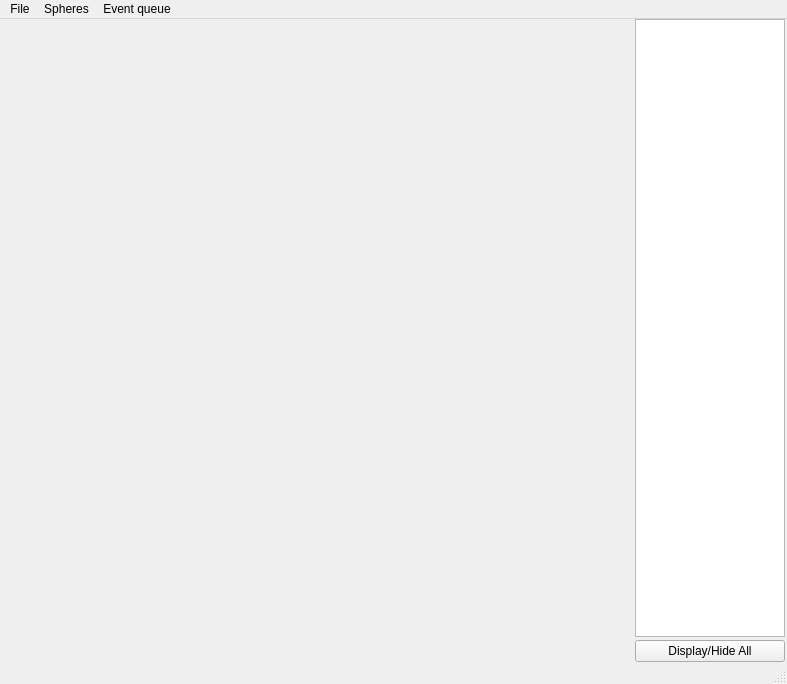
<?xml version="1.0" encoding="UTF-8"?>
<ui version="4.0">
 <class>MainWindow</class>
 <widget class="QMainWindow" name="MainWindow">
  <property name="geometry">
   <rect>
    <x>0</x>
    <y>0</y>
    <width>787</width>
    <height>684</height>
   </rect>
  </property>
  <property name="minimumSize">
   <size>
    <width>561</width>
    <height>221</height>
   </size>
  </property>
  <property name="windowTitle">
   <string>Thickness diagram interface</string>
  </property>
  <widget class="QWidget" name="centralWidget">
   <layout class="QGridLayout" name="gridLayout">
    <property name="margin">
     <number>0</number>
    </property>
    <property name="spacing">
     <number>0</number>
    </property>
    <item row="0" column="0">
     <layout class="QHBoxLayout" name="horizontalLayout">
      <property name="spacing">
       <number>0</number>
      </property>
      <property name="sizeConstraint">
       <enum>QLayout::SetMaximumSize</enum>
      </property>
      <property name="leftMargin">
       <number>2</number>
      </property>
      <property name="rightMargin">
       <number>2</number>
      </property>
      <item>
       <widget class="QGLViewer" name="viewer">
        <property name="sizePolicy">
         <sizepolicy hsizetype="Expanding" vsizetype="Preferred">
          <horstretch>0</horstretch>
          <verstretch>0</verstretch>
         </sizepolicy>
        </property>
       </widget>
      </item>
      <item>
       <widget class="QWidget" name="verticalLayout_widget" native="true">
        <property name="maximumSize">
         <size>
          <width>150</width>
          <height>16777215</height>
         </size>
        </property>
        <layout class="QVBoxLayout" name="verticalLayout">
         <property name="spacing">
          <number>3</number>
         </property>
         <property name="margin">
          <number>0</number>
         </property>
         <item>
          <widget class="QListWidget" name="sphereListWidget">
           <property name="contextMenuPolicy">
            <enum>Qt::CustomContextMenu</enum>
           </property>
           <property name="selectionMode">
            <enum>QAbstractItemView::ExtendedSelection</enum>
           </property>
          </widget>
         </item>
         <item>
          <widget class="QPushButton" name="toggleCheckBtn">
           <property name="text">
            <string>Display/Hide All</string>
           </property>
          </widget>
         </item>
        </layout>
       </widget>
      </item>
     </layout>
    </item>
   </layout>
  </widget>
  <widget class="QMenuBar" name="menuBar">
   <property name="geometry">
    <rect>
     <x>0</x>
     <y>0</y>
     <width>787</width>
     <height>25</height>
    </rect>
   </property>
   <widget class="QMenu" name="menuFile">
    <property name="title">
     <string>File</string>
    </property>
    <addaction name="fileActionOpen"/>
    <addaction name="fileActionSave"/>
    <addaction name="fileActionSaveAs"/>
    <addaction name="fileActionQuit"/>
   </widget>
   <widget class="QMenu" name="menuSpheres">
    <property name="title">
     <string>Spheres</string>
    </property>
    <addaction name="spheresActionStartMode"/>
    <addaction name="spheresActionNew"/>
    <addaction name="spheresActionGenerate"/>
    <addaction name="spheresActionDelete"/>
   </widget>
   <widget class="QMenu" name="menuEvent_queue">
    <property name="title">
     <string>Event queue</string>
    </property>
    <addaction name="eqActionStartMode"/>
    <addaction name="eqActionBuild"/>
   </widget>
   <addaction name="menuFile"/>
   <addaction name="menuSpheres"/>
   <addaction name="menuEvent_queue"/>
  </widget>
  <widget class="QStatusBar" name="statusBar"/>
  <action name="fileActionOpen">
   <property name="text">
    <string>Open</string>
   </property>
   <property name="shortcut">
    <string>Ctrl+O</string>
   </property>
  </action>
  <action name="fileActionSave">
   <property name="text">
    <string>Save</string>
   </property>
   <property name="shortcut">
    <string>Ctrl+S</string>
   </property>
  </action>
  <action name="fileActionSaveAs">
   <property name="text">
    <string>Save As</string>
   </property>
   <property name="shortcut">
    <string>Ctrl+Shift+S</string>
   </property>
  </action>
  <action name="fileActionQuit">
   <property name="text">
    <string>Quit</string>
   </property>
   <property name="shortcut">
    <string>Ctrl+Q</string>
   </property>
  </action>
  <action name="spheresActionNew">
   <property name="text">
    <string>New</string>
   </property>
   <property name="toolTip">
    <string>New sphere</string>
   </property>
  </action>
  <action name="spheresActionDelete">
   <property name="text">
    <string>Delete selected</string>
   </property>
   <property name="toolTip">
    <string>Delete selected sphere(s)</string>
   </property>
  </action>
  <action name="spheresActionGenerate">
   <property name="text">
    <string>Generate</string>
   </property>
   <property name="toolTip">
    <string>Generate spheres</string>
   </property>
  </action>
  <action name="eqActionBuild">
   <property name="text">
    <string>Build</string>
   </property>
   <property name="toolTip">
    <string>Build event queue</string>
   </property>
  </action>
  <action name="eqActionStartMode">
   <property name="text">
    <string>Start mode</string>
   </property>
   <property name="toolTip">
    <string>Start event queue mode</string>
   </property>
  </action>
  <action name="spheresActionStartMode">
   <property name="text">
    <string>Start mode</string>
   </property>
   <property name="toolTip">
    <string>Start spheres mode</string>
   </property>
  </action>
 </widget>
 <layoutdefault spacing="6" margin="11"/>
 <customwidgets>
  <customwidget>
   <class>QGLViewer</class>
   <extends>QWidget</extends>
   <header>QGLViewer/qglviewer.h</header>
  </customwidget>
 </customwidgets>
 <resources/>
 <connections>
  <connection>
   <sender>fileActionOpen</sender>
   <signal>triggered()</signal>
   <receiver>MainWindow</receiver>
   <slot>openSpheres()</slot>
   <hints>
    <hint type="sourcelabel">
     <x>-1</x>
     <y>-1</y>
    </hint>
    <hint type="destinationlabel">
     <x>339</x>
     <y>313</y>
    </hint>
   </hints>
  </connection>
  <connection>
   <sender>fileActionQuit</sender>
   <signal>triggered()</signal>
   <receiver>MainWindow</receiver>
   <slot>close()</slot>
   <hints>
    <hint type="sourcelabel">
     <x>-1</x>
     <y>-1</y>
    </hint>
    <hint type="destinationlabel">
     <x>339</x>
     <y>313</y>
    </hint>
   </hints>
  </connection>
  <connection>
   <sender>fileActionSave</sender>
   <signal>triggered()</signal>
   <receiver>MainWindow</receiver>
   <slot>saveSpheres()</slot>
   <hints>
    <hint type="sourcelabel">
     <x>-1</x>
     <y>-1</y>
    </hint>
    <hint type="destinationlabel">
     <x>339</x>
     <y>313</y>
    </hint>
   </hints>
  </connection>
  <connection>
   <sender>fileActionSaveAs</sender>
   <signal>triggered()</signal>
   <receiver>MainWindow</receiver>
   <slot>saveSpheresAs()</slot>
   <hints>
    <hint type="sourcelabel">
     <x>-1</x>
     <y>-1</y>
    </hint>
    <hint type="destinationlabel">
     <x>339</x>
     <y>313</y>
    </hint>
   </hints>
  </connection>
  <connection>
   <sender>spheresActionNew</sender>
   <signal>triggered()</signal>
   <receiver>MainWindow</receiver>
   <slot>addNewSphere()</slot>
   <hints>
    <hint type="sourcelabel">
     <x>-1</x>
     <y>-1</y>
    </hint>
    <hint type="destinationlabel">
     <x>339</x>
     <y>302</y>
    </hint>
   </hints>
  </connection>
  <connection>
   <sender>spheresActionDelete</sender>
   <signal>triggered()</signal>
   <receiver>MainWindow</receiver>
   <slot>deleteSelectedSpheres()</slot>
   <hints>
    <hint type="sourcelabel">
     <x>-1</x>
     <y>-1</y>
    </hint>
    <hint type="destinationlabel">
     <x>339</x>
     <y>302</y>
    </hint>
   </hints>
  </connection>
  <connection>
   <sender>spheresActionGenerate</sender>
   <signal>triggered()</signal>
   <receiver>MainWindow</receiver>
   <slot>generateSpheres()</slot>
   <hints>
    <hint type="sourcelabel">
     <x>-1</x>
     <y>-1</y>
    </hint>
    <hint type="destinationlabel">
     <x>339</x>
     <y>302</y>
    </hint>
   </hints>
  </connection>
  <connection>
   <sender>viewer</sender>
   <signal>drawNeeded()</signal>
   <receiver>MainWindow</receiver>
   <slot>drawViewer()</slot>
   <hints>
    <hint type="sourcelabel">
     <x>254</x>
     <y>315</y>
    </hint>
    <hint type="destinationlabel">
     <x>339</x>
     <y>302</y>
    </hint>
   </hints>
  </connection>
  <connection>
   <sender>toggleCheckBtn</sender>
   <signal>clicked()</signal>
   <receiver>MainWindow</receiver>
   <slot>toggleAllSpheresCheckState()</slot>
   <hints>
    <hint type="sourcelabel">
     <x>709</x>
     <y>647</y>
    </hint>
    <hint type="destinationlabel">
     <x>393</x>
     <y>341</y>
    </hint>
   </hints>
  </connection>
  <connection>
   <sender>sphereListWidget</sender>
   <signal>itemChanged(QListWidgetItem*)</signal>
   <receiver>viewer</receiver>
   <slot>update()</slot>
   <hints>
    <hint type="sourcelabel">
     <x>709</x>
     <y>328</y>
    </hint>
    <hint type="destinationlabel">
     <x>318</x>
     <y>343</y>
    </hint>
   </hints>
  </connection>
  <connection>
   <sender>sphereListWidget</sender>
   <signal>customContextMenuRequested(QPoint)</signal>
   <receiver>MainWindow</receiver>
   <slot>showSpheresMenuAt(QPoint)</slot>
   <hints>
    <hint type="sourcelabel">
     <x>709</x>
     <y>328</y>
    </hint>
    <hint type="destinationlabel">
     <x>393</x>
     <y>341</y>
    </hint>
   </hints>
  </connection>
  <connection>
   <sender>eqActionBuild</sender>
   <signal>triggered()</signal>
   <receiver>MainWindow</receiver>
   <slot>buildEventQueue()</slot>
   <hints>
    <hint type="sourcelabel">
     <x>-1</x>
     <y>-1</y>
    </hint>
    <hint type="destinationlabel">
     <x>393</x>
     <y>341</y>
    </hint>
   </hints>
  </connection>
  <connection>
   <sender>eqActionStartMode</sender>
   <signal>triggered()</signal>
   <receiver>MainWindow</receiver>
   <slot>enterEventQueueMode()</slot>
   <hints>
    <hint type="sourcelabel">
     <x>-1</x>
     <y>-1</y>
    </hint>
    <hint type="destinationlabel">
     <x>393</x>
     <y>341</y>
    </hint>
   </hints>
  </connection>
  <connection>
   <sender>MainWindow</sender>
   <signal>modeEntered(Mode)</signal>
   <receiver>viewer</receiver>
   <slot>update()</slot>
   <hints>
    <hint type="sourcelabel">
     <x>393</x>
     <y>341</y>
    </hint>
    <hint type="destinationlabel">
     <x>318</x>
     <y>343</y>
    </hint>
   </hints>
  </connection>
  <connection>
   <sender>spheresActionStartMode</sender>
   <signal>triggered()</signal>
   <receiver>MainWindow</receiver>
   <slot>enterSpheresMode()</slot>
   <hints>
    <hint type="sourcelabel">
     <x>-1</x>
     <y>-1</y>
    </hint>
    <hint type="destinationlabel">
     <x>393</x>
     <y>341</y>
    </hint>
   </hints>
  </connection>
 </connections>
 <slots>
  <signal>modeEntered(Mode)</signal>
  <slot>addNewSphere()</slot>
  <slot>openSpheres()</slot>
  <slot>saveSpheres()</slot>
  <slot>saveSpheresAs()</slot>
  <slot>deleteSelectedSpheres()</slot>
  <slot>generateSpheres()</slot>
  <slot>toggleAllSpheresCheckState()</slot>
  <slot>showSpheresMenuAt(QPoint)</slot>
  <slot>buildEventQueue()</slot>
  <slot>enterEventQueueMode()</slot>
  <slot>drawViewer()</slot>
  <slot>enterSpheresMode()</slot>
 </slots>
</ui>
